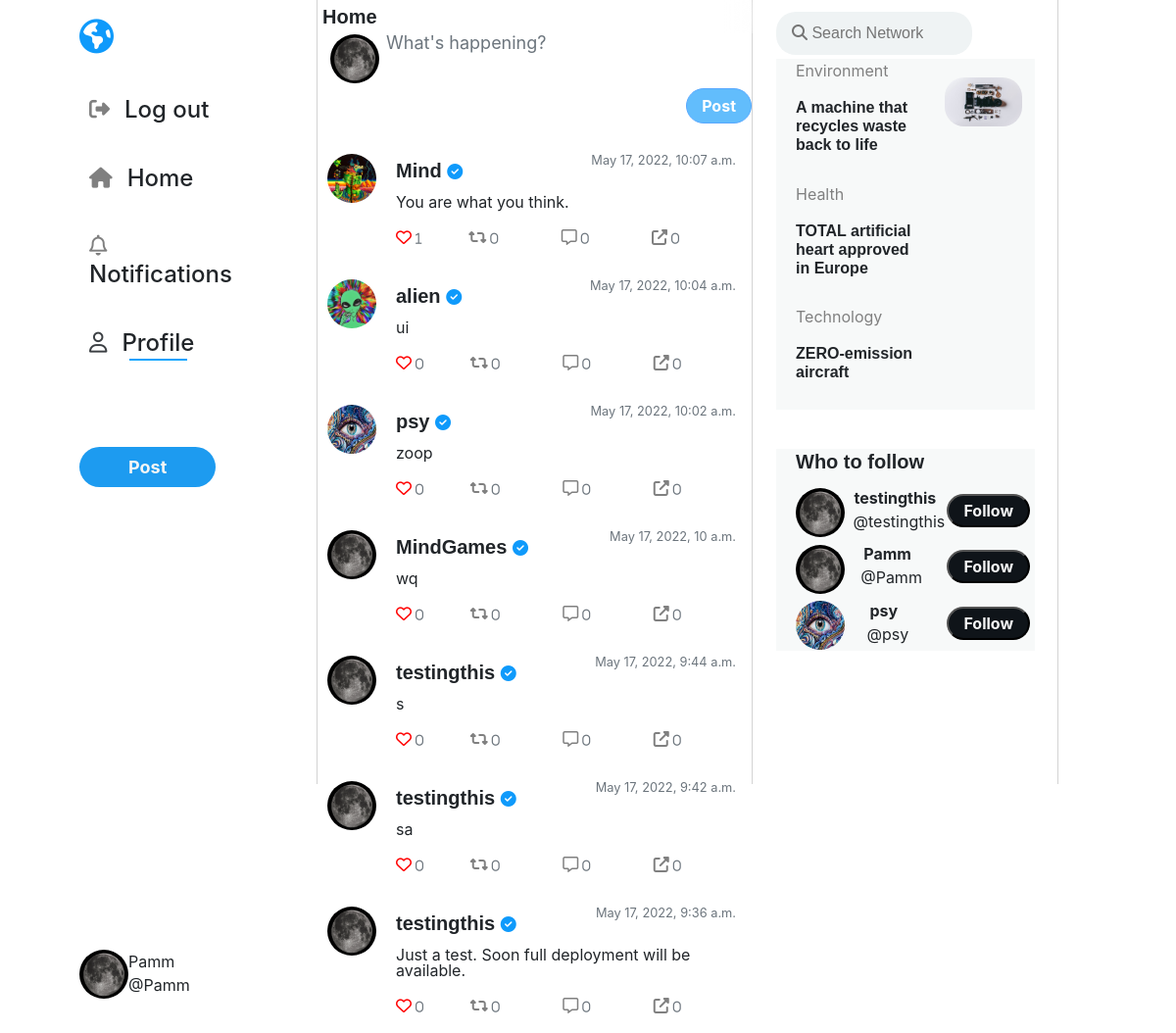
/ (signed in), run on the app's committed database.
### network/models.py (models this page shows, shortened)
class User(AbstractUser):
    profile_image = models.ImageField(null=True, blank=True, upload_to="images/")
    cover_image = models.ImageField(null=True, blank=True, upload_to="cover/",default="cover/jaguar.jpg")
    bio = models.CharField(max_length=100, blank=True,default='Hello, im new!')

class Post(models.Model):
    user = models.ForeignKey(User, on_delete=models.CASCADE)
    text = models.CharField(max_length=160, default=None)
    post_date = models.DateTimeField(default=datetime.datetime.now)

### network/views.py (the view)
# urls.py: path("", views.index, name="index"),
def index(request):
    is_following = 0
    if request.user.is_authenticated:
        user = request.session['_auth_user_id']
        username = User.objects.get(id=user)
        likes = Like.objects.filter(post=OuterRef('id'), user_id=user)
        posts = Post.objects.filter().order_by(
            '-post_date').annotate(current_like=Count(likes.values('id')))
        currentUser = Follower.objects.filter(follower_id=user)
        userFollowing = []
        for i in currentUser:
            userFollowing.append(i.following_id)
        userList=[]
        users = User.objects.all()
        for i in users:
            userList.append(i.id)
        followSuggestions = [x for x in userList if x not in userFollowing]
        suggestionList = []
        for i in followSuggestions:
            x = User.objects.get(id=i)
            suggestionList.append(x)
        for i in followSuggestions:
            is_following = Follower.objects.filter(follower=user, following=i).count()
    else:
        posts = Post.objects.order_by('-post_date').all()
    paginator = Paginator(posts, MAX_POSTS_PER_PAGE)
    page_number = request.GET.get('page')
    page_obj = paginator.get_page(page_number)
    return render(request, "network/index.html", {'username':username,
        'posts': page_obj,
        'form': NewPostForm(),
        'form_edit': NewEditPostForm(),
        'suggestionList': random.choices(suggestionList, k=3),
        "is_following": is_following
    })

### network/views.py
class NewPostForm(forms.Form):
    post_text = forms.Field(widget=forms.Textarea(
        {'rows': '2','id':'textPost', 'maxlength': 160, 'class': 'form-control', 'placeholder': "What's happening?",'style': "resize:none;float:right;padding-top:20px;padding-left:70px;font-size:large;",}), label="New Post", required=True)

class NewEditPostForm(forms.Form):
    id_post_edit_text = forms.Field(widget=forms.Textarea(
        {'rows': '3', 'maxlength': 160, 'class': 'form-control', 'placeholder': "What's happening?", 'id': 'id_post_edit_text'}), label="New Post", required=True)

### network/templates/network/index.html (shortened to what this page needs)
{% extends "network/layout.html" %}
{% load static %}
{% block body %}
<div>
<h5 id="homeTitle" style="position:fixed;margin-bottom:5%;">Home</h5>
            {% include "network/post_form.html" %}
            {% for post in posts %}
                <div class="profilePic">
                    <img class="picture" src="{{ post.user.profile_image.url }}">
                </div>
                <div class="card">
                    <div class="card-body card-hover paddingBottom">
                        <h5 class="card-title"><a href="{% url 'profile' post.user.username %}">{{post.user.username}}</a> <i class="fas fa-check-circle"></i></h5>
                        <p class="card-text" id="post_text_{{post.id}}" style="line-height: 1;"> {{ post.text }} </p>
                        <p class="card-text postDate"><small class="text-muted">{{post.post_date}}</small></p>
                        <p class="card-text">
                            <div style="margin-right:7%;" data-id="{{post.id}}"
                                class="card-link {% if post.current_like > 0 %} fas {%else%} far {% endif %} fa-heart">&nbsp<small
                                class="text-muted">{{post.like_set.count}}</small>
                            </div>
                            <div data-id="{{post.id}}"
                                class="postIcons card-link fas fa-retweet">&nbsp<small
                                class="text-muted">0</small>
                            </div>
                            <div data-id="{{post.id}}"
                                class="postIcons card-link far fa-comment-alt">&nbsp<small
                                class="text-muted">0</small>
                            </div>
                            <div data-id="{{post.id}}"
                                class="postIcons card-link fas fa-external-link-alt">&nbsp<small
                                class="text-muted">0</small>
                            </div>
                        </p>
                    </div>
                </div>
                    {% empty %}
                    <h5 class="noPosts">No posts</h5>
                    {% endfor %}
    </div>
{% load static %}
{% endblock %}

### network/templates/network/layout.html (shortened to what this page needs)
{% load static %}
<!DOCTYPE html>
<html lang="en">
<head>
    <link rel="stylesheet" href="https://stackpath.bootstrapcdn.com/bootstrap/4.5.0/css/bootstrap.min.css"
>
    <link href="https://use.fontawesome.com/releases/v5.13.0/css/all.css" rel="stylesheet">
    <link href="{% static 'network/styles.css' %}" rel="stylesheet">
    <link href="{% static 'network/responsive.css' %}" rel="stylesheet">
</head>
<body>
    <div class="welcomeDiv">
         <div class="firstDiv">
    <article class="leftSide aWidth smallerWidth">
        {% if user.is_authenticated %}
                <i id="globe" class="fas fa-globe-americas show"></i>
            <h4><a class="nav-link" href="{% url 'logout' %}"><i class="show m fas fa-sign-out-alt fa-sm"></i>Log out</a></h4>
            <h4><a class="nav-link" href="{% url 'index' %}"><i  class="show m fas fa-home fa-sm"></i>Home</a></h4>
             <h4><a class="nav-link" href="{% url 'test' %}"><i  class="show m far fa-bell fa-sm" ></i>Notifications</a></h4>
             <h4 ><a class="nav-link" href="{% url 'profile' user.username %}"><i style="color:rgb(60,64,68);" class="show m far fa-user fa-sm"></i><span class="underline">Profile</span></a></h4>
            <h4 ><a class="nav-link" href="{% url 'profile' user.username %}"></a></h4>
            <a class="postSide" style="width:100%;height:100%;border-radius:40px;background-color:rgb(29,155,240);color:whitesmoke;padding:10px 50px;outline:none;font-weight:700;font-size:large;">Post</a>
            <div class="prof" style="margin-right:50px;position:fixed;bottom:2%;">
            <img style="position: absolute;top: margin:40px" class="picture show" src="{{ username.profile_image.url }}">
            <span style="left:50px;position:relative;"><p>{{username.username}}<br>@{{username.username}}</p>
            </div>
        {% endif %}
    </article>
    </div>
        {% block body %}
        {% endblock %}
    <div class="rightDiv2 smallerWidth">
            <article class="searchArticle">
                <input type="text" class="inputS articleOneInput" placeholder="&#xF002; Search Network" >
            </article>
            <article class="articleTop">
            <article style="padding:0px 5px 20px 20px;position: relative;" >
                <a href="https://globalgoodness.ca/en/a-machine-that-recycles-waste-back-to-life/?gclid=EAIaIQobChMI_Lv_2dfP9QIVm_bjBx29dAkIEAAYASAAEgI04vD_BwE" target="_blank" rel="">
                <p class="articleTitle">Environment </p>
                <h5 class="articleInfo">A machine that recycles waste back to life</h5>
                <img class="articleImage" src="{% static 'network/news.jpg' %}">
                </a>
            </article>
            <article style="padding:0px 5px 20px 20px;position: relative;">
            <a href="https://globalgoodness.ca/en/total-artificial-hearts-approved-in-europe/?gclid=EAIaIQobChMI2crmtdjP9QIVfMiUCR0e7Ql0EAAYASAAEgIwJ_D_BwE" target="_blank" rel="">
                <p class="articleTitle">Health</p>
                <h5 class="articleInfo">TOTAL artificial heart approved in Europe</h5>
            </a>
            </article>
                <article style="padding:0px 5px 20px 20px;position: relative;">
                            <a href="https://globalgoodness.ca/en/zero-emission-aircraft/" target="_blank" rel="">
                <p class="articleTitle">Technology</p>
                <h5 class="articleInfo">ZERO-emission aircraft</h5>
                            </a>
            </article>
            {% if user.is_authenticated %}
             <article class="suggestion" style="padding:1px 5px 1px 20px;position: relative;border-top:40px solid white;">
                    <h5>Who to follow</h5>
                        {% for i in suggestionList %}
                    <div class="demo">
                        <span><img class="suggestionPic"  src="{{ i.profile_image.url }}"></span>
                        <span class="middle"><strong>{{i}}</strong><br> <p style="padding-left:8px;">@{{i}}</p></span>
                        <span>
                        {% if is_following > 0 %}
                            <butt on id="btnfollow" data-id="{{i.id}}" type="button"  style="background-color:rgb(15,20,25);float:right;color:whitesmoke;font-weight:bold;padding:3px 15px;border-radius:50px;">Following</button>
                            {% else %}
                            <button id="btnfollow" data-id="{{i.id}}" type="button"  style="background-color:rgb(15,20,25);float:right;color:whitesmoke;font-weight:bold;padding:3px 15px;border-radius:50px;">Follow</button>
                            {% endif %}
                        </span>
                    </div>
                        {% endfor %}
            </article>
            {% endif %}
        </article>
</div>
    </div>
</body>
</html>

### network/templates/network/post_form.html (shortened to what this page needs)
{% if user.is_authenticated %}
<div style="padding-top:10px;">
    <div>
        <form action="{% url 'postmessage' %}" method="post" style="width:100%;">
            <div class="form-group" style="float:right;width:100%;">
                {{ form.post_text }}
            <div style="margin-right:50px; border:1px solid red;">
            <img style="position: absolute;top: margin:40px;margin-left:1%;" class="picture" src="{{ username.profile_image.url }}">
            </div>
            <button style="font-size:medium;font-weight:bold;float:right;padding:5px 15px;border-radius:25px;background-color:rgb(15,154,251);float:bottom;" type="submit" class="btn btn-primary btn-sm" id="submitPost">Post</button>
        </div>
        </form>
</div>
</div>
{%endif%}

### network/static/network/styles.css (style rules this page uses)
.fa-heart { color: red !important; cursor: pointer; }
h5 { font-weight: bold; }
.fa-globe-americas { font-size: 65px; color:rgb(15,154,251) ; margin-bottom: 30px; }
a { all: unset; }
#globe { font-size: 35px; color:rgb(15,154,251) ; margin-top: 20px; }
.welcomeDiv { display: grid; grid-template-columns: 27% 37% 26%; grid-template-rows: 100vh; }
.welcomeDiv > div { border-right: 1px solid lightgray; }
.firstDiv { margin-left: 25%; border-right: 1px solid rgb(232,232,232); }
.rightDiv2 article { position: fixed; }
.rightDiv2 article article { background-color:rgb(247,249,249); }
.searchArticle { position: fixed; margin-left:2%; margin-top:1%; max-width: 22vw; border-radius:20px; }
.articleOneInput { border-radius:20px; font-family:Arial, FontAwesome; background-color:rgb(239,243,244); padding:10px 50px 10px 16px; border:hidden; }
a:link { text-decoration: none; }
.leftSide { position: fixed; align-content: left; width: 15%; height: 95%; }
.leftSide > h4 { margin-bottom: 15px; padding:5px 10px 5px 10px; }
.leftSide * { padding-left: 0; }
.inputS[type=text] { width: 200px; -webkit-transition: width .35s ease-in-out; transition: width .35s ease-in-out; }
.m { margin-right: 10px; padding-right:5px; color:gray; font-size:large; }
img { height: 100%; width: 100%; }
h5 { text-align: left; font-weight: bolder; font-family:Verdana, sans-serif; }
.fa-check-circle { color:rgb(15,154,251); font-size: medium; }
.profilePic { margin-top: 15px; margin-left: 10px; float: left; max-width: 25%; height: fit-content; }
.picture { margin:0 auto; height: 50px; width: 50px; border-radius: 50%; }
.card { height:fit-content; border:hidden; }
.paddingBottom { padding-bottom: 0px !important; margin-right: 10px; }
.postIcons { margin-right: 12%; font-size: medium; color: gray; }
.articleTop { max-width: 22vw; height: 30vh; margin:5% 5% 0% 2%; border-radius: 20px; height:fit-content; }
.articleTitle { width:55%;color:gray; }
.articleInfo { width:55%; font-size:medium; }
.articleImage { width:30%; height:40%; position: absolute; top: 15%; right: 5%; border-radius:20px; }
.underline { background-image: linear-gradient(#0f9afb,#1af); background-position: bottom center; background-size: 80% 2px; background-repeat: no-repeat; padding-bottom: 4px; }
.postSide { outline:0; }
.postDate { position:absolute; top: 8px; right: 16px; }
textarea { resize:none; }
#textPost { border: none; overflow: auto; outline: none; -webkit-box-shadow: none; -moz-box-shadow: none; box-shadow: none; resize: none; }
div.demo { display:table; width:100%; }
div.demo span { display:table-cell; }
div.demo .middle { display:inline-block; padding-top:5px; text-align:center; height: 10px; }
.suggestionPic { height: 50px; width: 50px; border-radius: 50%; margin-top:-20px; }

### network/static/network/responsive.css (style rules this page uses)
@media only screen and (min-width: 1005px) { #homeTitle { width: 37%; position:relative; backdrop-filter: blur(16px); z-index: 1000; position:fixed; padding:5px; margin-bottom: 10%; } }

### data on the page
User: profile_image (picture), username "Pamm"
Post: user.profile_image (picture), user.username "Mind", text "You are what you think.", post_date "May 17, 2022, 10:07 a.m.", like_set.count "1"
Post: user.profile_image (picture), user.username "alien", text "ui", post_date "May 17, 2022, 10:04 a.m.", like_set.count "0"
Post: user.profile_image (picture), user.username "psy", text "zoop", post_date "May 17, 2022, 10:02 a.m.", like_set.count "0"
Post: user.profile_image (picture), user.username "MindGames", text "wq", post_date "May 17, 2022, 10 a.m.", like_set.count "0"
Post: user.profile_image (picture), user.username "testingthis", text "s", post_date "May 17, 2022, 9:44 a.m.", like_set.count "0"
Post: user.profile_image (picture), user.username "testingthis", text "sa", post_date "May 17, 2022, 9:42 a.m.", like_set.count "0"
Post: user.profile_image (picture), user.username "testingthis", text "Just a test. Soon full deployment will be available.", post_date "May 17, 2022, 9:36 a.m.", like_set.count "0"
User: profile_image (picture), username "testingthis"
User: profile_image (picture), username "psy"
